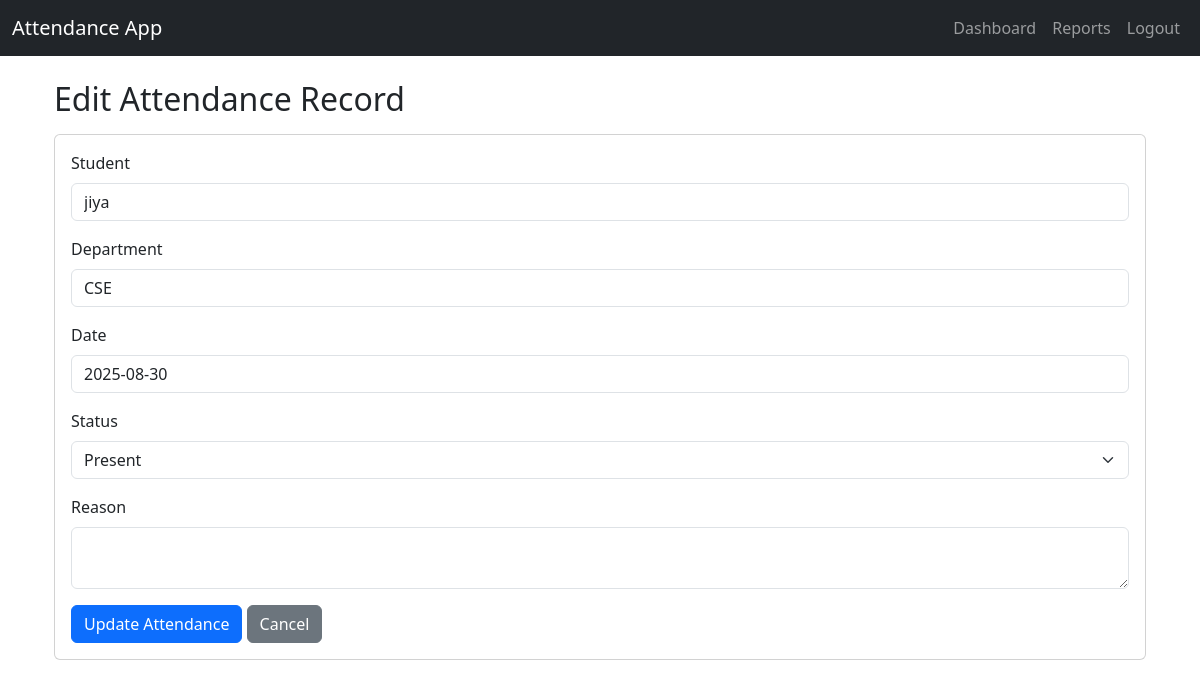
Screenshot of /edit_attendance/39 (signed in) with the database file from the repository.
### tables this page shows
CREATE TABLE students (
            id INTEGER PRIMARY KEY AUTOINCREMENT,
            name TEXT NOT NULL,
            roll_no TEXT UNIQUE NOT NULL,
            year INTEGER NOT NULL,
            department TEXT NOT NULL
        );

CREATE TABLE attendance (
        id INTEGER PRIMARY KEY AUTOINCREMENT,
        student_id INTEGER NOT NULL,
        date TEXT NOT NULL,
        status TEXT NOT NULL,
        reason TEXT,
        FOREIGN KEY(student_id) REFERENCES students(id),
        UNIQUE(student_id, date)
    );

### app.py (the view, shortened to what this page needs)
@app.route("/edit_attendance/<int:record_id>", methods=["GET", "POST"])
@login_required(role="admin")
def edit_attendance(record_id):
    conn = get_db()
    cur = conn.cursor()
    cur.execute("""
        SELECT a.id, a.student_id, a.date, a.status, a.reason, s.name, s.department
        FROM attendance a
        JOIN students s ON a.student_id = s.id
        WHERE a.id = ?
    """, (record_id,))
    rec = cur.fetchone()
    if not rec:
        flash("Attendance record not found.", "danger")
        return redirect(url_for("admin"))
    conn.close()
    return render_template("edit_attendance.html", rec=rec)

### app.py (called while the page is built)
def get_db():
    conn = sqlite3.connect("attendance.db")
    conn.row_factory = sqlite3.Row
    return conn

def login_required(role=None):
    def decorator(f):
        @wraps(f)
        def decorated_view(*args, **kwargs):
            if "user_id" not in session:
                return redirect(url_for("login"))
            if role and session.get("role") != role:
                return "Unauthorized", 403
            return f(*args, **kwargs)
        return decorated_view
    return decorator

### templates/edit_attendance.html (shortened to what this page needs)
{% extends "base.html" %}
{% block content %}
<div class="container mt-4">
  <h2 class="mb-3">Edit Attendance Record</h2>
  <div class="card">
    <div class="card-body">
      <form method="post">
        <div class="mb-3">
          <label class="form-label">Student</label>
          <input type="text" class="form-control" value="{{ rec['name'] }}" readonly>
        </div>
        <div class="mb-3">
          <label class="form-label">Department</label>
          <input type="text" class="form-control" value="{{ rec['department'] }}" readonly>
        </div>
        <div class="mb-3">
          <label class="form-label">Date</label>
          <input type="text" class="form-control" value="{{ rec['date'] }}" readonly>
        </div>
        <div class="mb-3">
          <label class="form-label">Status</label>
          <select class="form-select" name="status" required>
            <option value="P" {% if rec['status']=='P' %}selected{% endif %}>Present</option>
          </select>
        </div>
        <div class="mb-3">
          <label class="form-label">Reason</label>
          <textarea class="form-control" name="reason" rows="2">{{ rec['reason'] }}</textarea>
        </div>
        <button type="submit" class="btn btn-primary">Update Attendance</button>
        <a href="{{ url_for('admin') }}" class="btn btn-secondary">Cancel</a>
      </form>
    </div>
  </div>
</div>
{% endblock %}

### rows the page displays
students: name "jiya", department "CSE"
attendance: date "2025-08-30", status "Present"
